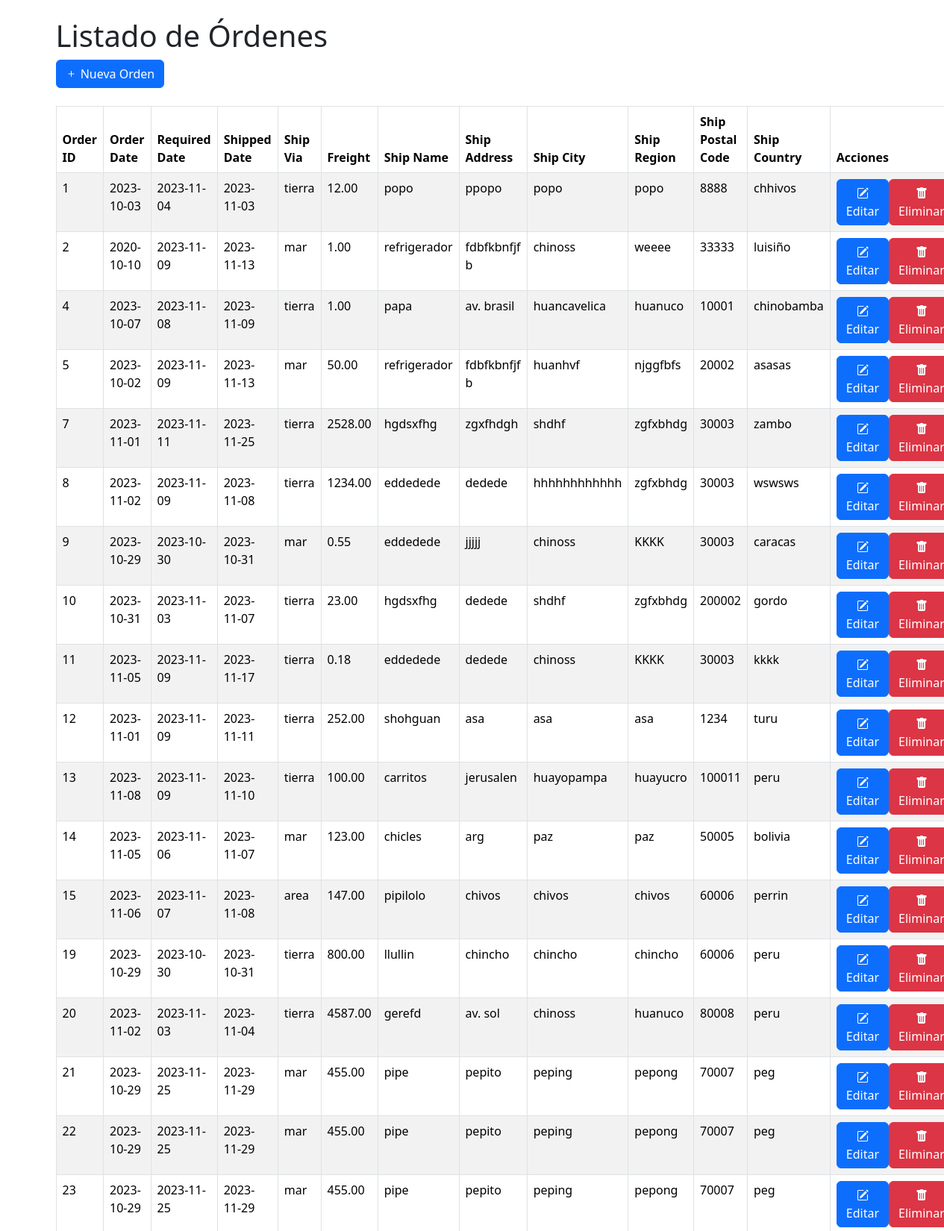
The app's page /sistem/orders/lista_orders.php (upper part) with its own data.
### tables this page shows
CREATE TABLE `orders` (
  `order_id` int(11) NOT NULL,
  `user_id` int(11) DEFAULT NULL,
  `customer_id` int(11) DEFAULT NULL,
  `employee_id` int(11) DEFAULT NULL,
  `shipper_id` int(11) DEFAULT NULL,
  `order_date` date DEFAULT NULL,
  `required_date` date DEFAULT NULL,
  `shipped_date` date DEFAULT NULL,
  `ship_via` varchar(50) DEFAULT NULL,
  `freight` decimal(10,2) DEFAULT NULL,
  `ship_name` varchar(255) DEFAULT NULL,
  `ship_address` varchar(255) DEFAULT NULL,
  `ship_city` varchar(255) DEFAULT NULL,
  `ship_region` varchar(255) DEFAULT NULL,
  `ship_postal_code` varchar(10) DEFAULT NULL,
  `ship_country` varchar(255) DEFAULT NULL,
  `state` enum('activo','eliminado') DEFAULT 'activo'
);

### sistem/orders/lista_orders.php (the view, shortened to what this page needs)
<!DOCTYPE html>
<html lang="en">
<head>
    <link rel="stylesheet" href="https://cdn.jsdelivr.net/npm/bootstrap@5.3.2/dist/css/bootstrap.min.css">
    <link rel="stylesheet" href="https://cdn.jsdelivr.net/npm/bootstrap-icons@1.11.1/font/bootstrap-icons.css">
</head>
<body>
    <div class="container">
        <h1 class="mt-4">Listado de Órdenes</h1>
        <div class="d-flex justify-content-between align-items-center">
            <a href="new_order.php" class="btn btn-primary"><i class="bi bi-plus"></i> Nueva Orden</a>
        </div>
        <div class="row mt-4">
            <div class="col-12">
                <table class="table table-bordered table-striped">
                    <thead>
                        <tr>
                            <th>Order ID</th>
                            <th>Order Date</th>
                            <th>Required Date</th>
                            <th>Shipped Date</th>
                            <th>Ship Via</th>
                            <th>Freight</th>
                            <th>Ship Name</th>
                            <th>Ship Address</th>
                            <th>Ship City</th>
                            <th>Ship Region</th>
                            <th>Ship Postal Code</th>
                            <th>Ship Country</th>
                            <th>Acciones</th>
                        </tr>
                    </thead>
                    <tbody>
                    <?php
                    include '../data_base/conn.php';
                    $query = "SELECT * FROM orders WHERE state = 'Activo'";
                    $result = mysqli_query($conn, $query);
                    if (mysqli_num_rows($result) > 0) {
                        while ($row = mysqli_fetch_assoc($result)) {
                            echo "<tr>";
                            echo "<td>" . $row['order_id'] . "</td>";
                            echo "<td>" . $row['order_date'] . "</td>";
                            echo "<td>" . $row['required_date'] . "</td>";
                            echo "<td>" . $row['shipped_date'] . "</td>";
                            echo "<td>" . $row['ship_via'] . "</td>";
                            echo "<td>" . $row['freight'] . "</td>";
                            echo "<td>" . $row['ship_name'] . "</td>";
                            echo "<td>" . $row['ship_address'] . "</td>";
                            echo "<td>" . $row['ship_city'] . "</td>";
                            echo "<td>" . $row['ship_region'] . "</td>";
                            echo "<td>" . $row['ship_postal_code'] . "</td>";
                            echo "<td>" . $row['ship_country'] . "</td>";
                            echo "<td>";
                            echo "<div class='btn-group btn-group-space'>";
                            echo "<form method='post' action='editar_orden.php'>";
                            echo "<button type='submit' class='btn btn-primary'>";
                            echo "<i class='bi bi-pencil-square'></i> Editar";
                            echo "</button>";
                            echo "</form>";
                            echo "<form method='post' action='eliminar_orden.php'>";
                            echo "<button type='button' class='btn btn-danger confirm-delete' data-orderid='" . $row['order_id'] . "'>";
                            echo "<i class='bi bi-trash-fill'></i> Eliminar";
                            echo "</button>";
                            echo "</form>";
                            echo "</div>";
                            echo "</td>";
                            echo "</tr>";
                        }
                    } else {
                        echo "<tr><td colspan='17'>No se encontraron órdenes en la base de datos.</td></tr>";
                    }
                    ?>
                    </tbody>
                </table>
            </div>
        </div>
    </div>
</body>
</html>

### records on screen
orders: order_id "1", order_date "2023-10-03", required_date "2023-11-04", shipped_date "2023-11-03", ship_via "tierra", freight "12.00", ship_name "popo", ship_address "ppopo", ship_city "popo", ship_region "popo", ship_postal_code "8888", ship_country "chhivos"
orders: order_id "2", order_date "2020-10-10", required_date "2023-11-09", shipped_date "2023-11-13", ship_via "mar", freight "1.00", ship_name "refrigerador", ship_address "fdbfkbnfjf b", ship_city "chinoss", ship_region "weeee", ship_postal_code "33333", ship_country "luisiño"
orders: order_id "4", order_date "2023-10-07", required_date "2023-11-08", shipped_date "2023-11-09", ship_via "tierra", freight "1.00", ship_name "papa", ship_address "av. brasil", ship_city "huancavelica", ship_region "huanuco", ship_postal_code "10001", ship_country "chinobamba"
orders: order_id "5", order_date "2023-10-02", required_date "2023-11-09", shipped_date "2023-11-13", ship_via "mar", freight "50.00", ship_name "refrigerador", ship_address "fdbfkbnfjf b", ship_city "huanhvf", ship_region "njggfbfs", ship_postal_code "20002", ship_country "asasas"
orders: order_id "7", order_date "2023-11-01", required_date "2023-11-11", shipped_date "2023-11-25", ship_via "tierra", freight "2528.00", ship_name "hgdsxfhg", ship_address "zgxfhdgh", ship_city "shdhf", ship_region "zgfxbhdg", ship_postal_code "30003", ship_country "zambo"
orders: order_id "8", order_date "2023-11-02", required_date "2023-11-09", shipped_date "2023-11-08", ship_via "tierra", freight "1234.00", ship_name "eddedede", ship_address "dedede", ship_city "hhhhhhhhhhhh", ship_region "zgfxbhdg", ship_postal_code "30003", ship_country "wswsws"
orders: order_id "9", order_date "2023-10-29", required_date "2023-10-30", shipped_date "2023-10-31", ship_via "mar", freight "0.55", ship_name "eddedede", ship_address "jjjjj", ship_city "chinoss", ship_region "KKKK", ship_postal_code "30003", ship_country "caracas"
orders: order_id "10", order_date "2023-10-31", required_date "2023-11-03", shipped_date "2023-11-07", ship_via "tierra", freight "23.00", ship_name "hgdsxfhg", ship_address "dedede", ship_city "shdhf", ship_region "zgfxbhdg", ship_postal_code "200002", ship_country "gordo"
orders: order_id "11", order_date "2023-11-05", required_date "2023-11-09", shipped_date "2023-11-17", ship_via "tierra", freight "0.18", ship_name "eddedede", ship_address "dedede", ship_city "chinoss", ship_region "KKKK", ship_postal_code "30003", ship_country "kkkk"
orders: order_id "12", order_date "2023-11-01", required_date "2023-11-09", shipped_date "2023-11-11", ship_via "tierra", freight "252.00", ship_name "shohguan", ship_address "asa", ship_city "asa", ship_region "asa", ship_postal_code "1234", ship_country "turu"
orders: order_id "13", order_date "2023-11-08", required_date "2023-11-09", shipped_date "2023-11-10", ship_via "tierra", freight "100.00", ship_name "carritos", ship_address "jerusalen", ship_city "huayopampa", ship_region "huayucro", ship_postal_code "100011", ship_country "peru"
orders: order_id "14", order_date "2023-11-05", required_date "2023-11-06", shipped_date "2023-11-07", ship_via "mar", freight "123.00", ship_name "chicles", ship_address "arg", ship_city "paz", ship_region "paz", ship_postal_code "50005", ship_country "bolivia"
orders: order_id "15", order_date "2023-11-06", required_date "2023-11-07", shipped_date "2023-11-08", ship_via "area", freight "147.00", ship_name "pipilolo", ship_address "chivos", ship_city "chivos", ship_region "chivos", ship_postal_code "60006", ship_country "perrin"
orders: order_id "19", order_date "2023-10-29", required_date "2023-10-30", shipped_date "2023-10-31", ship_via "tierra", freight "800.00", ship_name "llullin", ship_address "chincho", ship_city "chincho", ship_region "chincho", ship_postal_code "60006", ship_country "peru"
orders: order_id "20", order_date "2023-11-02", required_date "2023-11-03", shipped_date "2023-11-04", ship_via "tierra", freight "4587.00", ship_name "gerefd", ship_address "av. sol", ship_city "chinoss", ship_region "huanuco", ship_postal_code "80008", ship_country "peru"
orders: order_id "21", order_date "2023-10-29", required_date "2023-11-25", shipped_date "2023-11-29", ship_via "mar", freight "455.00", ship_name "pipe", ship_address "pepito", ship_city "peping", ship_region "pepong", ship_postal_code "70007", ship_country "peg"
orders: order_id "22", order_date "2023-10-29", required_date "2023-11-25", shipped_date "2023-11-29", ship_via "mar", freight "455.00", ship_name "pipe", ship_address "pepito", ship_city "peping", ship_region "pepong", ship_postal_code "70007", ship_country "peg"
orders: order_id "23", order_date "2023-10-29", required_date "2023-11-25", shipped_date "2023-11-29", ship_via "mar", freight "455.00", ship_name "pipe", ship_address "pepito", ship_city "peping", ship_region "pepong", ship_postal_code "70007", ship_country "peg"
